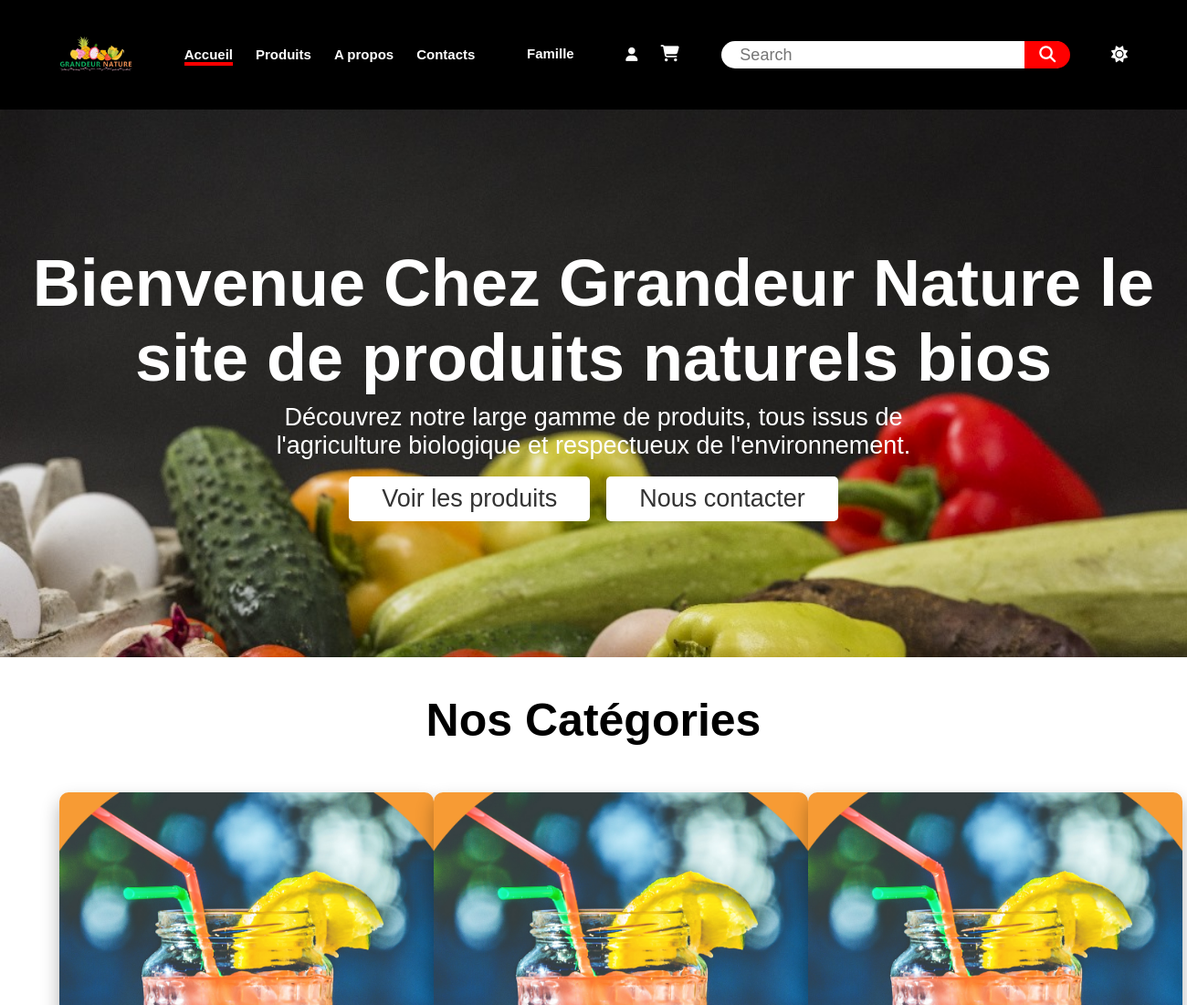
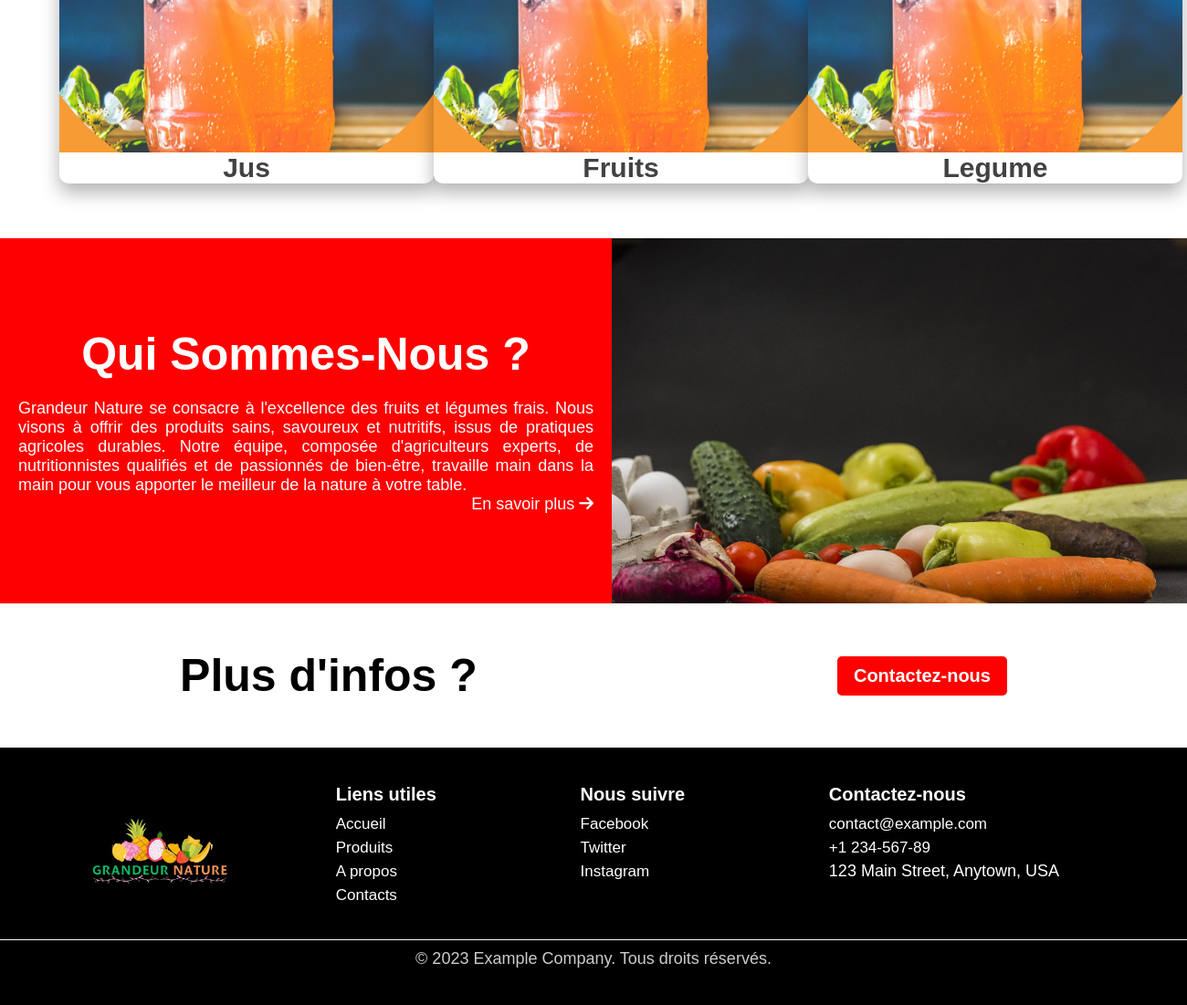
The page / on the database its author committed (2 pictures, top to bottom).
### app/models.py (models this page shows)
class Categorie(db.Model,UserMixin):
    id=db.Column(db.Integer, primary_key=True, autoincrement=True)
    nom=db.Column(db.String(50),unique=True,nullable=False)
    description=db.Column(db.String,unique=False,nullable=False)
    user_id=db.Column(db.Integer, db.ForeignKey('utilisateur.id'))
    produit=db.relationship('Produit',backref='Categorie')

### app/routes.py (the view)
@app.route("/",methods=["POST","GET"])
def index():
    categories = Categorie.query.all()
    return render_template("index.html",categories=categories)

### app/templates/index.html (shortened to what this page needs)
{% extends "base.html" %}
    {% block content %}
    <main>
        <div class="banniere">
            <h1>Bienvenue Chez Grandeur Nature le site de produits naturels bios</h1>
            <p>Découvrez notre large gamme de produits, tous issus de l'agriculture biologique et respectueux de l'environnement.</p>
            <div class="boutons">
                <a href="{{ url_for('produits') }}" class="bouton">Voir les produits</a>
                <a href="{{ url_for('contact') }}" class="bouton">Nous contacter</a>
            </div>
        </div>
        <section class="section_categories">
            <h1>Nos Catégories</h1>
            <div class="categories">
                {%for categorie in categories%}
                    <a href="{{url_for('produits',categorie=categorie.nom)}}">
                        <div class="carte">
                            <div class="img"><img src="{{url_for('static',filename='Images/Produit_4.png')}}" alt=""></div>
                            <div class="titre">{{categorie.nom}}</div>
                        </div>
                    </a>
                {%endfor%}
            </div>
        </section>
        <section class="section_apropos">
                <div class="post-text-box">
                    <h1>Qui Sommes-Nous ?</h1>
                    <div class="presentation">
                        <p>Grandeur Nature se consacre à l'excellence des fruits et légumes frais. Nous visons à offrir des produits sains, savoureux et nutritifs, issus de pratiques agricoles durables. Notre équipe, composée d'agriculteurs experts, de nutritionnistes qualifiés et de passionnés de bien-être, travaille main dans la main pour vous apporter le meilleur de la nature à votre table.</p>
                    </div>
                    <div class="info"><a href="{{url_for('apropos')}}">En savoir plus <i class="fa-solid fa-arrow-right"></i></a></div>
                </div>
                <div class="profile">
                    <img src="{{url_for('static',filename='Images/banner.jpeg')}}" alt="Notre Équipe">
                </div>
        </section>
        <section class="Section_contact">
            <h1>Plus d'infos ?</h1>
            <div class="contact">
                <form action="{{url_for('contact')}}"><button class="achat">Contactez-nous</button></form>
            </div>
        </section>
    </main>
    {% endblock %}

### app/static/Style/style.css (style rules this page uses)
* { margin: 0; padding: 0; box-sizing: border-box; font-family: 'Arial', Helvetica, sans-serif; font-size: large; }
main { min-height: 780px; }
.banniere { min-height: 600px; }

### app/templates/index.html (style rules this page uses)
.banniere { background: no-repeat center center / cover url("../static/Images/banner.jpeg"); height: 300px; display: flex; justify-content: center; align-items: center; text-align: center; flex-direction: column; color: #fff; font-family: 'Roboto', sans-serif; }
.banniere h1 { font-size: 4rem; margin-bottom: 0.5rem; }
.banniere p { font-size: 1.5rem; max-width: 40rem; margin: 0 auto; margin-bottom: 1rem; }
.boutons { display: flex; justify-content: center; align-items: center; gap: 1rem; }
.bouton { background-color: #fff; color: #333; border: none; padding: 0.5rem 2rem; font-size: 1.5rem; border-radius: 5px; cursor: pointer; transition: all 0.2s ease-in-out; text-decoration: none; }
.section_categories { padding: 40px 5%; }
.section_categories h1 { font-size: 50px; text-align: center; margin-bottom: 50px; }
.categories { display: flex; justify-content: space-around; }
.categories a { text-decoration: none; border:none; }
.categories .carte { width: 410px; background: white; box-shadow: 0 10px 20px rgba(0,0,0,0.3); border-radius: 10px; margin-bottom: 20px; }
.categories .carte img { border-top-right-radius: 10px; border-top-left-radius: 10px; height: 400px; width: 100%; }
.categories .carte .titre { font-weight: 900; font-size: 30px; color: #424144; padding: 0 20px; text-align: center; }
.section_apropos { background-color: red; display: flex; justify-content: space-between; }
.post-text-box { color: white; flex: 1; padding: 20px; text-align:justify; display: flex; justify-content: center; align-items: center; flex-direction: column; }
.post-text-box h1 { font-size: 50px; margin-bottom: 20px; text-align:center; }
.profile { flex: 1; width: 50%; height: 400px; }
.profile img { width: 100%; height: 400px; }
.info { align-self: flex-end; }
.info a { text-decoration: none; color: white; }
.Section_contact { display: flex; justify-content: space-around; align-items: center; padding: 50px 0; }
.Section_contact h1 { font-size: 50px; }
.achat { font-size: 20px; font-weight: bold; color: white; background: red; padding: 10px 18px; border: none; border-radius: 5px; align-self: flex-end; }

### rows shown on the page
Categorie: nom "Jus"
Categorie: nom "Fruits"
Categorie: nom "Legume"
